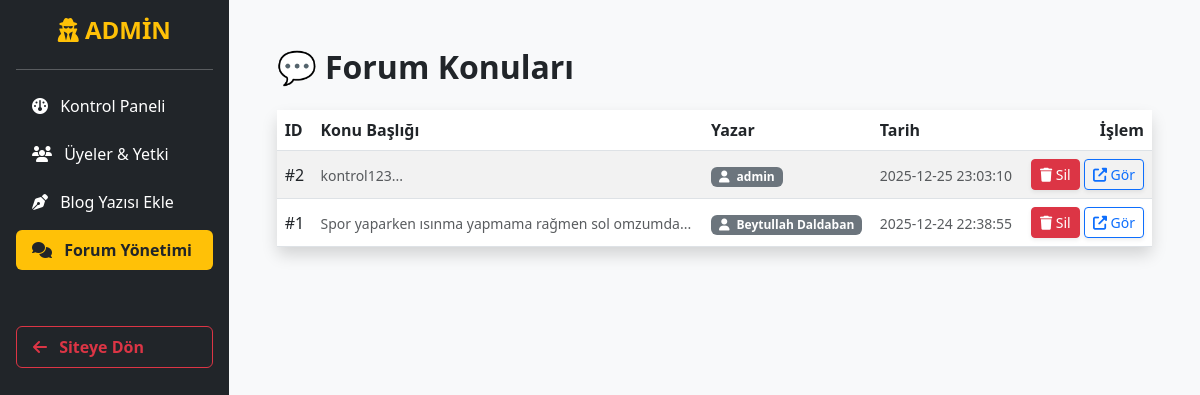
Page /admin/forum.php (signed in) on the committed database.
### tables this page shows
CREATE TABLE forum (
    id INTEGER PRIMARY KEY AUTOINCREMENT,
    uye_id INTEGER, -- İşte eksik olan parça buydu
    uye_adi TEXT,
    konu_basligi TEXT NOT NULL,
    mesaj TEXT NOT NULL,
    tarih DATETIME DEFAULT CURRENT_TIMESTAMP
);

CREATE TABLE uyeler (
    id INTEGER PRIMARY KEY AUTOINCREMENT,
    ad_soyad TEXT NOT NULL,
    email TEXT UNIQUE NOT NULL, -- Aynı e-posta ile tekrar kayıt olunamaz
    sifre TEXT NOT NULL, -- Şifreyi şifreli (hash) tutacağız
    kayit_tarihi DATETIME DEFAULT CURRENT_TIMESTAMP
, gunluk_kalori_hedefi INT DEFAULT 2000, rol VARCHAR(20) DEFAULT 'uye');

### admin/forum.php (the view, shortened to what this page needs)
<?php
require_once '../includes/db.php';
$sql = "SELECT forum.*, uyeler.ad_soyad
        FROM forum
        LEFT JOIN uyeler ON forum.uye_id = uyeler.id
        ORDER BY forum.id DESC";
$konular = $db->query($sql)->fetchAll(PDO::FETCH_ASSOC);
?>
<!DOCTYPE html>
<html lang="tr">
<head>
    <link href="https://cdn.jsdelivr.net/npm/bootstrap@5.3.0/dist/css/bootstrap.min.css" rel="stylesheet">
    <link rel="stylesheet" href="https://cdnjs.cloudflare.com/ajax/libs/font-awesome/6.4.0/css/all.min.css">
</head>
<body class="bg-light">
<div class="d-flex">
    <div class="bg-dark text-white p-3 d-none d-md-block" style="width: 280px; min-height: 100vh;">
        <h4 class="mb-4 text-center text-warning fw-bold"><i class="fa-solid fa-user-secret"></i> ADMİN</h4>
        <hr>
        <ul class="nav nav-pills flex-column mb-auto">
            <li class="nav-item mb-2">
                <a href="index.php" class="nav-link text-white">
                    <i class="fa-solid fa-gauge me-2"></i> Kontrol Paneli
                </a>
            </li>
            <li class="nav-item mb-2">
                <a href="uyeler.php" class="nav-link text-white">
                    <i class="fa-solid fa-users me-2"></i> Üyeler & Yetki
                </a>
            </li>
            <li class="nav-item mb-2">
                <a href="blog_ekle.php" class="nav-link text-white">
                    <i class="fa-solid fa-pen-nib me-2"></i> Blog Yazısı Ekle
                </a>
            </li>
            <li class="nav-item mb-2">
                <a href="forum.php" class="nav-link active bg-warning text-dark fw-bold">
                    <i class="fa-solid fa-comments me-2"></i> Forum Yönetimi
                </a>
            </li>
            <li class="nav-item mt-5">
                <a href="../index.php" class="nav-link text-danger fw-bold border border-danger">
                    <i class="fa-solid fa-arrow-left me-2"></i> Siteye Dön
                </a>
            </li>
        </ul>
    </div>
    <div class="container-fluid p-5">
        <h2 class="fw-bold mb-4">💬 Forum Konuları</h2>
        <div class="card shadow border-0">
            <div class="card-body p-0">
                <table class="table table-hover table-striped mb-0 align-middle">
                    <thead class="bg-dark text-white">
                        <tr>
                            <th>ID</th>
                            <th>Konu Başlığı</th>
                            <th>Yazar</th>
                            <th>Tarih</th>
                            <th class="text-end">İşlem</th>
                        </tr>
                    </thead>
                    <tbody>
                        <?php if(count($konular) > 0): ?>
                            <?php foreach($konular as $konu): ?>
                                <tr>
                                    <td>#<?php echo $konu['id']; ?></td>
                                    <td>
                                        <small class="text-muted"><?php echo substr(htmlspecialchars($konu['mesaj']), 0, 50); ?>...</small>
                                    </td>
                                    <td>
                                        <span class="badge bg-secondary">
                                            <i class="fa-solid fa-user me-1"></i> <?php echo $konu['ad_soyad'] ?? 'Bilinmiyor'; ?>
                                        </span>
                                    </td>
                                    <td><small class="text-muted"><?php echo $konu['tarih']; ?></small></td>
                                    <td class="text-end">
                                        <a href="?islem=sil&id=<?php echo $konu['id']; ?>"
                                           class="btn btn-sm btn-danger shadow-sm"
                                           onclick="return confirm('Bu konuyu kalıcı olarak silmek istediğine emin misin?')">
                                            <i class="fa-solid fa-trash"></i> Sil
                                        </a>
                                        <a href="../forum_detay.php?id=<?php echo $konu['id']; ?>" target="_blank" class="btn btn-sm btn-outline-primary shadow-sm">
                                            <i class="fa-solid fa-external-link-alt"></i> Gör
                                        </a>
                                    </td>
                                </tr>
                            <?php endforeach; ?>
                        <?php endif; ?>
                    </tbody>
                </table>
            </div>
        </div>
    </div>
</div>
</body>
</html>

### rows in the picture
forum: id "2", mesaj "kontrol123", uyeler.ad_soyad "admin", tarih "2025-12-25 23:03:10"
forum: id "1", mesaj "Spor yaparken ısınma yapmama rağmen sol omzumda", uyeler.ad_soyad "Beytullah Daldaban", tarih "2025-12-24 22:38:55"
